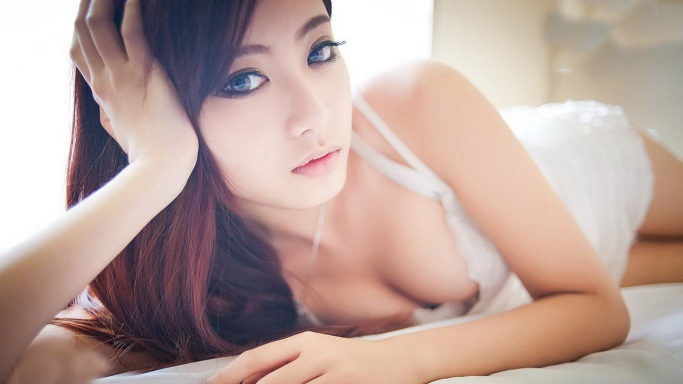
#> input picture timg.jpeg, 1366 x 768 px (shown at 1/2 size)
$ python test_scipy2.py
#> lines starting #> are read from the running program, lines starting #| are printed output that depends on the picture; after the words box and inside, x2 and y2 are one past the last pixel; in counts of white or black regions, pixels touching at a corner belong together
from scipy.ndimage import measurements, morphology
from PIL import Image
from pylab import *
import numpy as np

im = np.array(Image.open('./timg.jpeg').convert('L'))
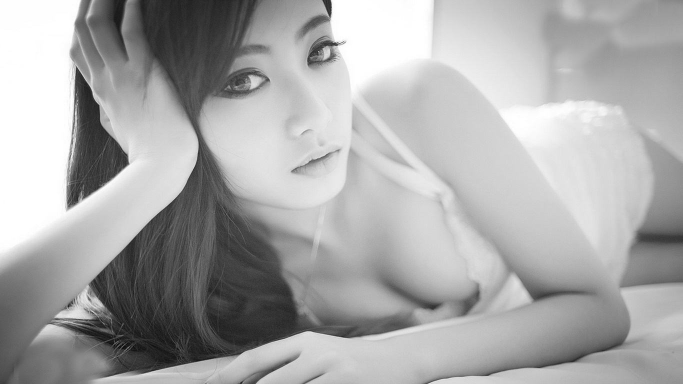
#> im: shape (768, 1366) (shown at 1/2 size); min 1, max 255, mean 168.8
im = 1 * (im < 128)
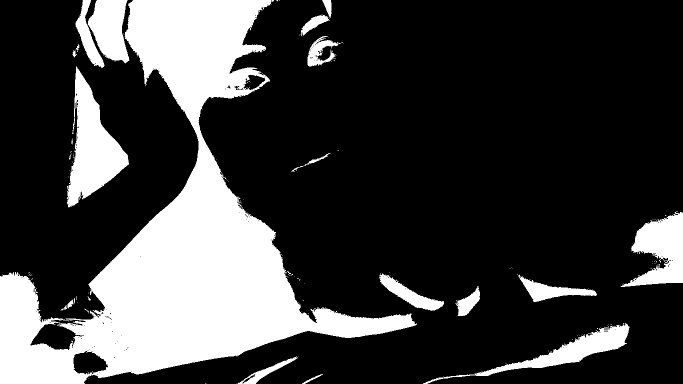
#> im: shape (768, 1366) int64 (shown at 1/2 size); values 0 (black) and 1 (white), 24.1% white; 145 white regions (121 under 20 px), largest, box (x1, y1, x2, y2) and area: (0, 0, 834, 768) 194795, (134, 133, 258, 415) 16022, (1241, 423, 1366, 574) 10355

# labels为标记图像，num为分类数目
labels, num = measurements.label(im)
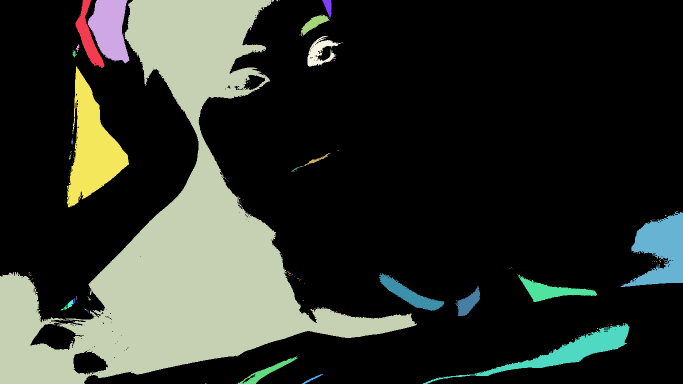
#> labels: shape (768, 1366) int32 (shown at 1/2 size); 211 distinct labels, from 0 to 210; one colour per label, 0 black
#> num = 210
print('number of objects:', num)
#| number of objects: 210

figure(1)
subplot(221)
imshow(im)
gray()

subplot(222)
imshow(labels)
gray()

subplot(223)
# 开操作是对0区域进行的
im_open = morphology.binary_opening(im, np.ones((9, 5)), iterations=3)
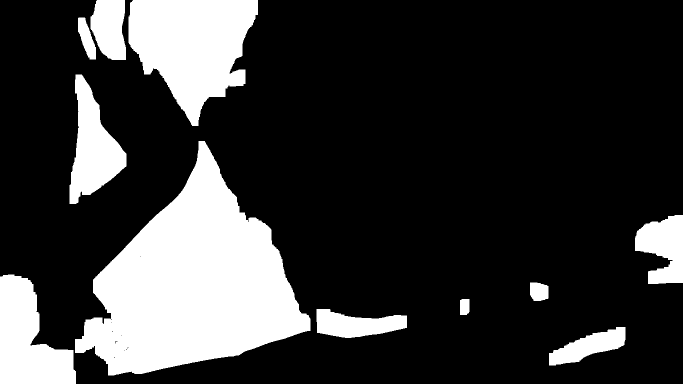
#> im_open: shape (768, 1366) bool (shown at 1/2 size); 21.6% white; 11 white regions, largest, box (x1, y1, x2, y2) and area: (150, 282, 621, 751) 116268, (257, 0, 516, 252) 41952, (0, 549, 152, 768) 21116
label_open, num_open = measurements.label(im_open)
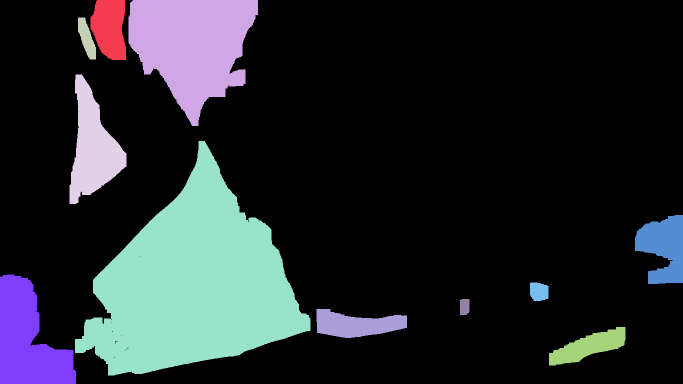
#> label_open: shape (768, 1366) int32 (shown at 1/2 size); 12 distinct labels, from 0 to 11; one colour per label, 0 black
#> num_open = 11
imshow(im_open)
gray()

subplot(224)
imshow(label_open)
gray()


show()
